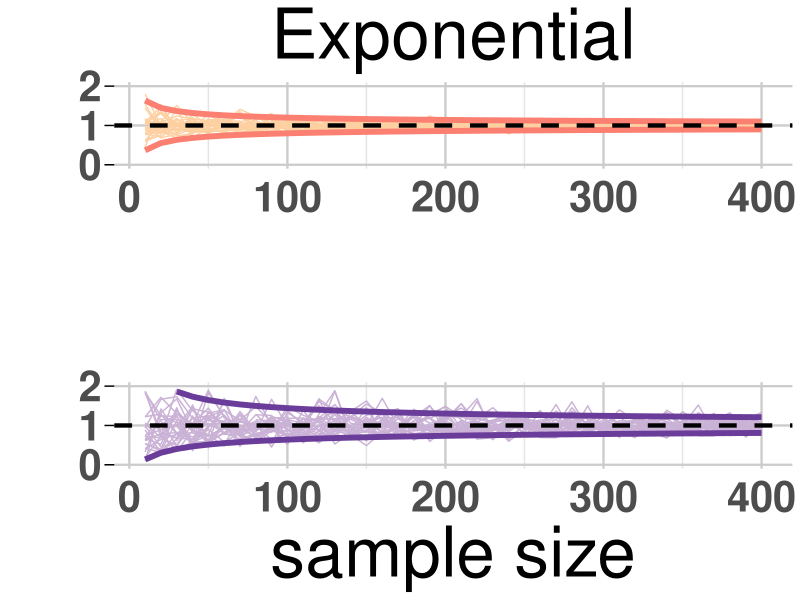
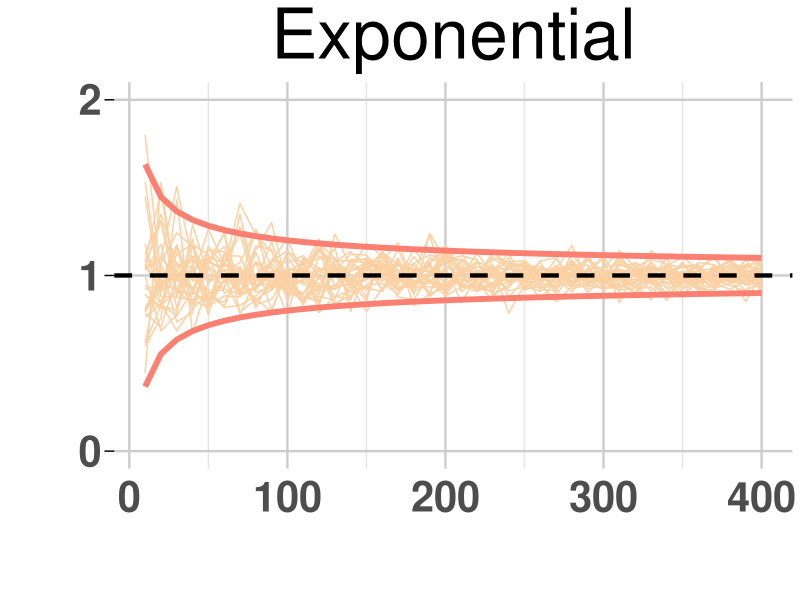
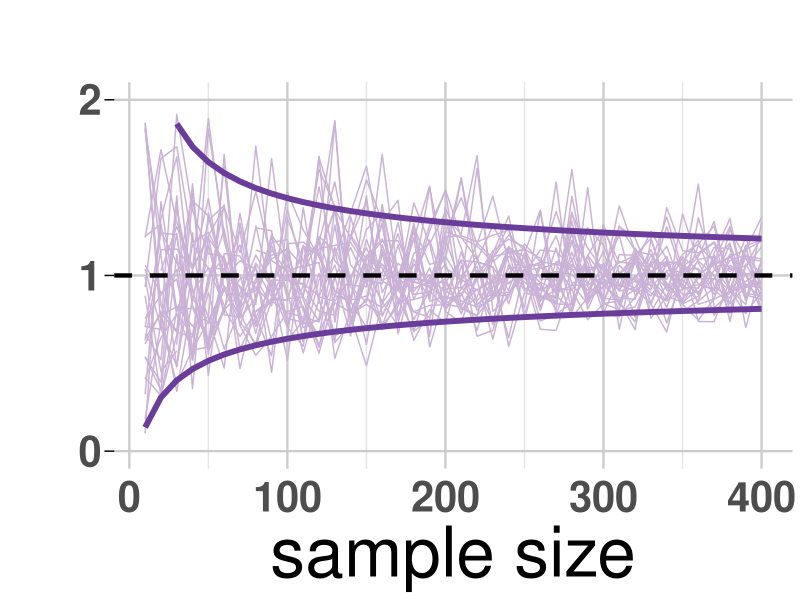

These charts were generated, in order, by the following R code:
#Code for Figure 3b.
#Code to simulate sample mean & variance vs sample size for exponential distribution. 
#Plotting 30 such lines (in grey) and then put an envelop (values +-2SD) around the results.
#Final modification in April 2025.

library(ggplot2)
library(gridExtra)

# Defining the range of sample sizes
ed_sample_sizes <- seq(10, 400, 10)  # Sample sizes from 10 to 400 in steps of 10

# Number of lines to plot per plot
num_lines <- 30

# Empty lists to store sample means and variances
all_means <- list()
all_variances <- list()
mean_envelopes <- data.frame()
variance_envelopes <- data.frame()

# Generating random samples and calculate the mean and variance for each sample size
for (size in ed_sample_sizes) {
  means <- numeric(num_lines)
  variances <- numeric(num_lines)
  
  for (j in seq_len(num_lines)) {
    ed_sample <- rexp(size, rate = 1)  # Generating random sample from exponential distribution
    means[j] <- mean(ed_sample)
    variances[j] <- var(ed_sample)
  }
  
  # Storing the results in lists
  all_means[[as.character(size)]] <- means
  all_variances[[as.character(size)]] <- variances
  
  # Calculating mean and theoretical envelope for means
  mean_data <- data.frame(
    SampleSize = size,
    MeanMean = mean(means),
    MeanLower = 1 - 2 / sqrt(size),  # 95% CI lower bound
    MeanUpper = 1 + 2 / sqrt(size)   # 95% CI upper bound
  )
  mean_envelopes <- rbind(mean_envelopes, mean_data)
  
  # Calculating mean and theoretical envelope for variances
  var_data <- data.frame(
    SampleSize = size,
    VarMean = mean(variances),
    VarLower = (1 - 2 / sqrt(size))^2,  # 95% CI lower bound
    VarUpper = (1 + 2 / sqrt(size))^2   # 95% CI upper bound
  )
  variance_envelopes <- rbind(variance_envelopes, var_data)
}

# Creating data frames for plotting
mean_data <- do.call(rbind, lapply(names(all_means), function(size) {
  data.frame(
    SampleSize = as.numeric(size),
    SampleMean = all_means[[size]],
    Line = factor(1:num_lines)
  )
}))

variance_data <- do.call(rbind, lapply(names(all_variances), function(size) {
  data.frame(
    SampleSize = as.numeric(size),
    SampleVariance = all_variances[[size]],
    Line = factor(1:num_lines)
  )
}))

###############################################################################
# Plotting sample means vs sample size with theoretical envelopes
mean_plot <- ggplot() +
  geom_line(data = mean_data, aes(x = SampleSize, y = SampleMean, color = Line, group = Line), size = 0.5, color = "#fdd0a2") +
  geom_line(data = mean_envelopes, aes(x = SampleSize, y = MeanLower), linetype = "solid", size = 2, color = "#fb8072") +
  geom_line(data = mean_envelopes, aes(x = SampleSize, y = MeanUpper), linetype = "solid", size = 2, color = "#fb8072") +
  geom_hline(yintercept = 1, linetype = "dashed", size = 1.5) +
  labs(title = "Exponential",
       x = "", y = "") +
  scale_y_continuous(breaks = c(0, 1, 2), limits = c(0, 2), minor_breaks = NULL) +
  theme_minimal() +
  theme(
    plot.title = element_text(hjust = 0.5, size = 50),
    axis.text.y = element_text(face = "bold", size = 30),
    axis.text.x = element_text(face = "bold", size = 30),
    axis.title = element_text(size = 50),
    legend.position = "none",
    panel.grid.minor.y = element_blank(),
    panel.grid.major = element_line(color = "grey80", size = 0.8),  # Adjusting grid lines' color and width
    panel.grid.minor = element_line(color = "grey90", size = 0.5),  # Minor grid lines' appearance
    axis.ticks.y = element_line(),
    axis.ticks.length = unit(0.25, "cm")
  )

###############################################################################
# Plotting sample variances vs sample size with theoretical envelopes
variance_plot <- ggplot() +
  geom_line(data = variance_data, aes(x = SampleSize, y = SampleVariance, color = Line, group = Line), size = 0.5, color = "#cab2d6") +
  geom_line(data = variance_envelopes, aes(x = SampleSize, y = VarLower), linetype = "solid", size = 2, color = "#6a3d9a") +
  geom_line(data = variance_envelopes, aes(x = SampleSize, y = VarUpper), linetype = "solid", size = 2, color = "#6a3d9a") +
  geom_hline(yintercept = 1, linetype = "dashed", size = 1.5) +
  labs(title = "",
       x = "sample size", y = "") +
  scale_y_continuous(breaks = c(0, 1, 2), limits = c(0, 2), minor_breaks = NULL) +
  theme_minimal() +
  theme(
    plot.title = element_text(hjust = 0.5, size = 50),
    axis.text.y = element_text(face = "bold", size = 30),
    axis.text.x = element_text(face = "bold", size = 30),
    axis.title = element_text(size = 50),
    legend.position = "none",
    panel.grid.minor.y = element_blank(),
    panel.grid.major = element_line(color = "grey80", size = 0.8),  # Adjusting grid lines' color and width
    panel.grid.minor = element_line(color = "grey90", size = 0.5),  # Minor grid lines' appearance
    axis.ticks.y = element_line(),
    axis.ticks.length = unit(0.25, "cm")
  )

# Displaying the plots side by side
grid.arrange(mean_plot, variance_plot, ncol = 1)

#Can export the plots separately also
mean_plot
variance_plot

#Exported as TIFF at 1500x1346 pixels.
